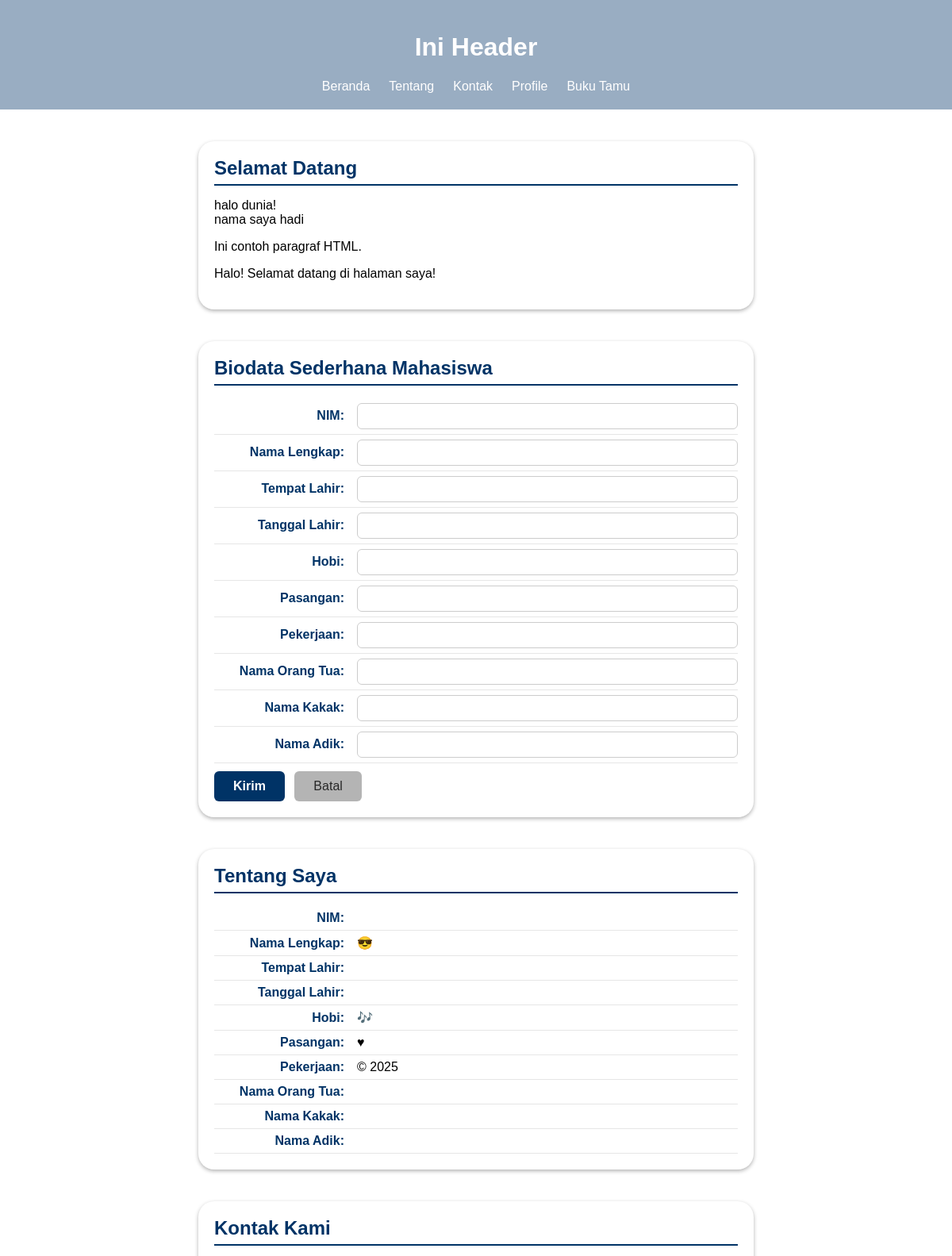
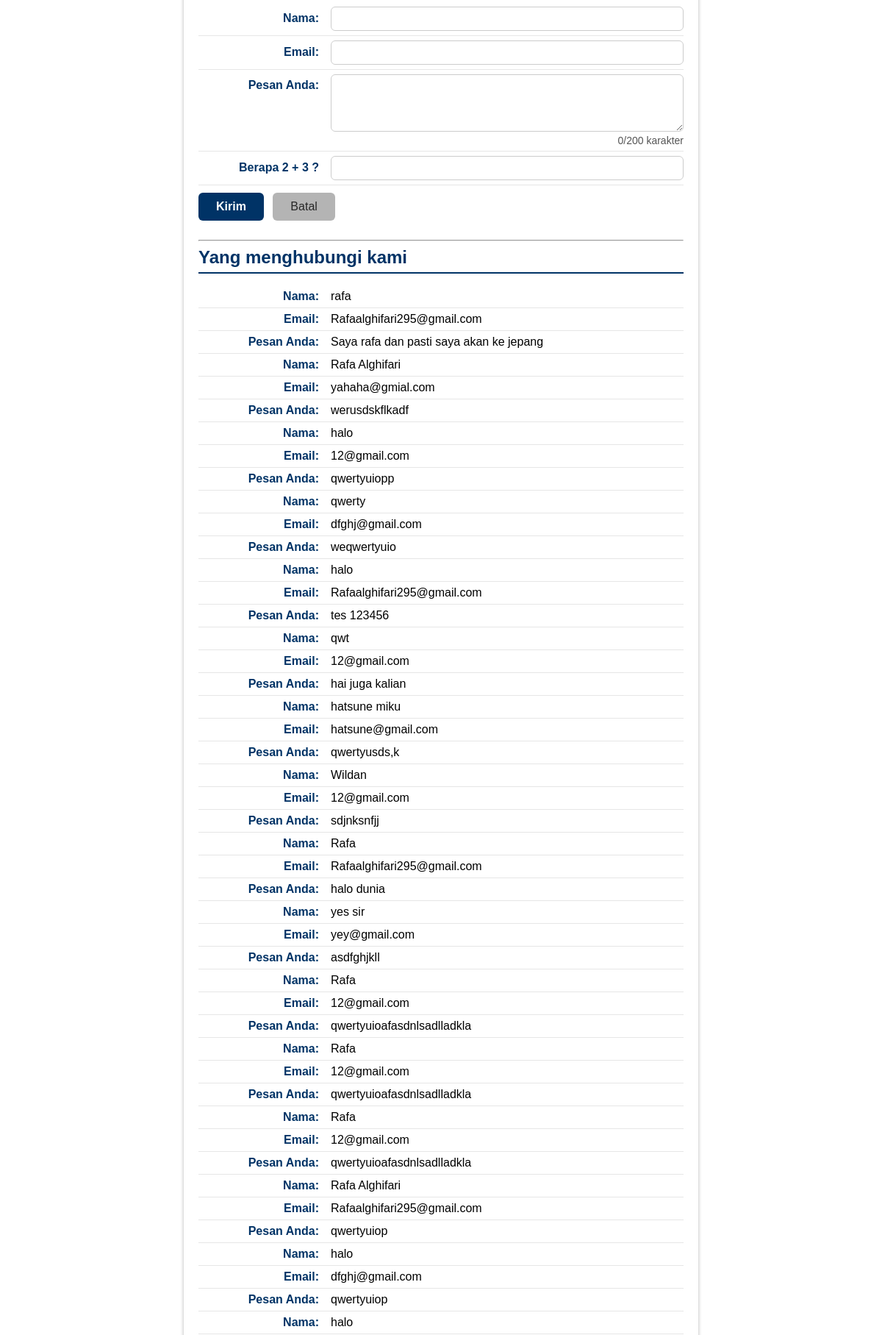
Page /Pertemuan-13/index.php (upper part) on the committed database (2 pictures, top to bottom).
### tables this page shows
CREATE TABLE `tbl_tamu` (
  `cid` int(11) NOT NULL,
  `cnama` varchar(100) DEFAULT NULL,
  `cemail` varchar(100) DEFAULT NULL,
  `cpesan` text,
  `dcreated_at` datetime NOT NULL DEFAULT CURRENT_TIMESTAMP
);

### Pertemuan-13/fungsi.php (the view, shortened to what this page needs)
<?php
function bersihkan($str)
{
  return htmlspecialchars(trim($str));
}
function tampilkanBiodata($conf, $arr)
{
  $html = "";
  foreach ($conf as $k => $v) {
    $label = $v["label"];
    $nilai = bersihkan($arr[$k] ?? '');
    $suffix = $v["suffix"];
    $html .= "<p><strong>{$label}</strong> {$nilai}{$suffix}</p>";
  }
  return $html;
}

### Pertemuan-13/read_inc.php (shortened to what this page needs)
<?php
require_once __DIR__ . '/fungsi.php';
require 'koneksi.php';
$fieldContact = [
    "nama"  => ["label" => "Nama:",       "suffix" => ""],
    "email" => ["label" => "Email:",      "suffix" => ""],
    "pesan" => ["label" => "Pesan Anda:", "suffix" => ""]
];
$sql = "SELECT * FROM tbl_tamu ORDER BY cid DESC";
$q   = mysqli_query($conn, $sql);
if (!$q) {
    echo "<p>Gagal membaca data tamu: " . htmlspecialchars(mysqli_error($conn)) . "</p>";
} elseif (mysqli_num_rows($q) === 0) {
    echo "<p>Belum ada data tamu yang tersimpan.</p>";
} else {
    while ($row = mysqli_fetch_assoc($q)) {
        $arrContact = [
            "nama"  => $row["cnama"]  ?? "",
            "email" => $row["cemail"] ?? "",
            "pesan" => $row["cpesan"] ?? "",
        ];
        echo tampilkanBiodata($fieldContact, $arrContact);
    }
}
?>

### Pertemuan-13/style.css (style rules this page uses)
* { box-sizing: border-box; }
body { margin: 0; font-family: Arial, sans-serif; }
#about p, #contact p, #contact label, #biodata label { display: flex; justify-content: flex-start; align-items: baseline; margin: 0; padding: 6px 0; border-bottom: 1px solid #e6e6e6; }
#about strong, #contact strong, #contact label>span, #biodata label>span { min-width: 180px; color: #003366; font-weight: 600; text-align: right; padding-right: 16px; flex-shrink: 0; }

### rows in the picture
tbl_tamu: label "Nama:", cnama "rafa", label "Email:", cemail "Rafaalghifari295@gmail.com", label "Pesan Anda:", cpesan "Saya rafa dan pasti saya akan ke jepang"
tbl_tamu: label "Nama:", cnama "Rafa Alghifari", label "Email:", cemail "yahaha@gmial.com", label "Pesan Anda:", cpesan "werusdskflkadf"
tbl_tamu: label "Nama:", cnama "halo", label "Email:", cemail "12@gmail.com", label "Pesan Anda:", cpesan "qwertyuiopp"
tbl_tamu: label "Nama:", cnama "qwerty", label "Email:", cemail "dfghj@gmail.com", label "Pesan Anda:", cpesan "weqwertyuio"
tbl_tamu: label "Nama:", cnama "halo", label "Email:", cemail "Rafaalghifari295@gmail.com", label "Pesan Anda:", cpesan "tes 123456"
tbl_tamu: label "Nama:", cnama "qwt", label "Email:", cemail "12@gmail.com", label "Pesan Anda:", cpesan "hai juga kalian"
tbl_tamu: label "Nama:", cnama "hatsune miku", label "Email:", cemail "hatsune@gmail.com", label "Pesan Anda:", cpesan "qwertyusds,k"
tbl_tamu: label "Nama:", cnama "Wildan", label "Email:", cemail "12@gmail.com", label "Pesan Anda:", cpesan "sdjnksnfjj"
tbl_tamu: label "Nama:", cnama "Rafa", label "Email:", cemail "Rafaalghifari295@gmail.com", label "Pesan Anda:", cpesan "halo dunia"
tbl_tamu: label "Nama:", cnama "yes sir", label "Email:", cemail "yey@gmail.com", label "Pesan Anda:", cpesan "asdfghjkll"
tbl_tamu: label "Nama:", cnama "Rafa", label "Email:", cemail "12@gmail.com", label "Pesan Anda:", cpesan "qwertyuioafasdnlsadlladkla"
tbl_tamu: label "Nama:", nilai "Rafa", label "Email:", nilai "12@gmail.com", label "Pesan Anda:", nilai "qwertyuioafasdnlsadlladkla"
tbl_tamu: label "Nama:", nilai "Rafa", label "Email:", nilai "12@gmail.com", label "Pesan Anda:", nilai "qwertyuioafasdnlsadlladkla"
tbl_tamu: label "Nama:", cnama "Rafa Alghifari", label "Email:", cemail "Rafaalghifari295@gmail.com", label "Pesan Anda:", cpesan "qwertyuiop"
tbl_tamu: label "Nama:", cnama "halo", label "Email:", cemail "dfghj@gmail.com", label "Pesan Anda:", cpesan "qwertyuiop"
tbl_tamu: label "Nama:", nilai "halo"

### other values in the picture
$label "NIM:"
$label "Nama Lengkap:"
$suffix "😎"
$label "Tempat Lahir:"
$label "Tanggal Lahir:"
$label "Hobi:"
$suffix "🎶"
$label "Pasangan:"
$suffix "♥"
$label "Pekerjaan:"
$suffix "© 2025"
$label "Nama Orang Tua:"
$label "Nama Kakak:"
$label "Nama Adik:"
